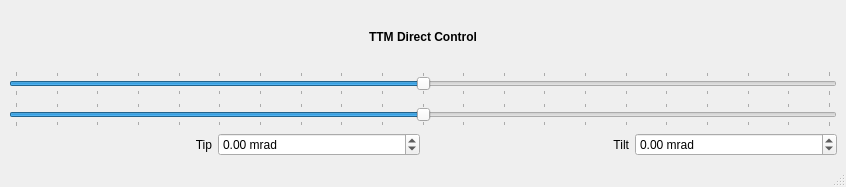
<?xml version="1.0" encoding="UTF-8"?>
<ui version="4.0">
 <class>MainWindow</class>
 <widget class="QMainWindow" name="MainWindow">
  <property name="geometry">
   <rect>
    <x>0</x>
    <y>0</y>
    <width>846</width>
    <height>187</height>
   </rect>
  </property>
  <property name="windowTitle">
   <string>TTM Direct Control - KalAO</string>
  </property>
  <widget class="QWidget" name="centralwidget">
   <layout class="QVBoxLayout" name="verticalLayout">
    <item>
     <widget class="QLabel" name="title_label">
      <property name="font">
       <font>
        <weight>75</weight>
        <bold>true</bold>
       </font>
      </property>
      <property name="text">
       <string>TTM Direct Control</string>
      </property>
      <property name="alignment">
       <set>Qt::AlignCenter</set>
      </property>
     </widget>
    </item>
    <item>
     <widget class="QSlider" name="tip_slider">
      <property name="minimum">
       <number>-2500</number>
      </property>
      <property name="maximum">
       <number>2500</number>
      </property>
      <property name="orientation">
       <enum>Qt::Horizontal</enum>
      </property>
      <property name="tickPosition">
       <enum>QSlider::TicksBothSides</enum>
      </property>
      <property name="tickInterval">
       <number>250</number>
      </property>
     </widget>
    </item>
    <item>
     <widget class="QSlider" name="tilt_slider">
      <property name="minimum">
       <number>-2500</number>
      </property>
      <property name="maximum">
       <number>2500</number>
      </property>
      <property name="singleStep">
       <number>100</number>
      </property>
      <property name="pageStep">
       <number>500</number>
      </property>
      <property name="orientation">
       <enum>Qt::Horizontal</enum>
      </property>
      <property name="tickPosition">
       <enum>QSlider::TicksBothSides</enum>
      </property>
      <property name="tickInterval">
       <number>250</number>
      </property>
     </widget>
    </item>
    <item>
     <layout class="QHBoxLayout" name="horizontalLayout">
      <item>
       <widget class="QLabel" name="tip_label">
        <property name="text">
         <string>Tip</string>
        </property>
        <property name="alignment">
         <set>Qt::AlignRight|Qt::AlignTrailing|Qt::AlignVCenter</set>
        </property>
       </widget>
      </item>
      <item>
       <widget class="QDoubleSpinBox" name="tip_spinbox">
        <property name="keyboardTracking">
         <bool>false</bool>
        </property>
        <property name="suffix">
         <string> mrad</string>
        </property>
        <property name="minimum">
         <double>-25.000000000000000</double>
        </property>
        <property name="maximum">
         <double>2.500000000000000</double>
        </property>
        <property name="singleStep">
         <double>0.050000000000000</double>
        </property>
       </widget>
      </item>
      <item>
       <widget class="QLabel" name="tilt_label">
        <property name="text">
         <string>Tilt</string>
        </property>
        <property name="alignment">
         <set>Qt::AlignRight|Qt::AlignTrailing|Qt::AlignVCenter</set>
        </property>
       </widget>
      </item>
      <item>
       <widget class="QDoubleSpinBox" name="tilt_spinbox">
        <property name="keyboardTracking">
         <bool>false</bool>
        </property>
        <property name="suffix">
         <string> mrad</string>
        </property>
        <property name="minimum">
         <double>-25.000000000000000</double>
        </property>
        <property name="maximum">
         <double>2.500000000000000</double>
        </property>
        <property name="singleStep">
         <double>0.050000000000000</double>
        </property>
       </widget>
      </item>
     </layout>
    </item>
   </layout>
  </widget>
  <widget class="QMenuBar" name="menubar">
   <property name="geometry">
    <rect>
     <x>0</x>
     <y>0</y>
     <width>846</width>
     <height>30</height>
    </rect>
   </property>
  </widget>
  <widget class="QStatusBar" name="statusbar"/>
 </widget>
 <resources/>
 <connections/>
</ui>
